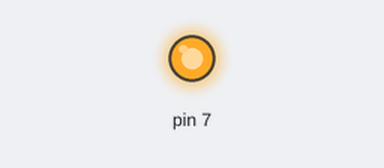
Recording of a sketch running on a simulated Arduino Uno, built with avr-gcc and run on an emulated ATmega328P. On the bench: output pins drawn as LEDs (lit = HIGH).

Above: at 0.1 s.
At 5.1 s:
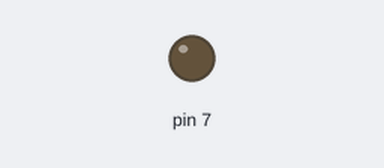
Timing chart, 0 to 6.6 s (numbered marks = the images above):
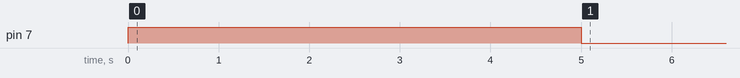

The sketch:

sketch_may27a.ino
```cpp
void setup() {
  pinMode(7, OUTPUT);
  //delay(1000);
  digitalWrite(7, HIGH);
  delay(5000);
  digitalWrite(7, LOW);

}

void loop() {
  // put your main code here, to run repeatedly:

}
```
